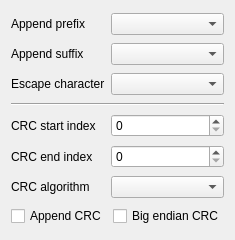
<?xml version="1.0" encoding="UTF-8"?>
<ui version="4.0">
 <class>SAKToolBoxUiInputMenu</class>
 <widget class="QWidget" name="SAKToolBoxUiInputMenu">
  <property name="geometry">
   <rect>
    <x>0</x>
    <y>0</y>
    <width>232</width>
    <height>240</height>
   </rect>
  </property>
  <property name="windowTitle">
   <string notr="true">Form</string>
  </property>
  <layout class="QGridLayout" name="gridLayout">
   <item row="3" column="0" colspan="2">
    <widget class="Line" name="line">
     <property name="orientation">
      <enum>Qt::Horizontal</enum>
     </property>
    </widget>
   </item>
   <item row="1" column="0">
    <widget class="QLabel" name="label_2">
     <property name="sizePolicy">
      <sizepolicy hsizetype="Fixed" vsizetype="Preferred">
       <horstretch>0</horstretch>
       <verstretch>0</verstretch>
      </sizepolicy>
     </property>
     <property name="text">
      <string>Append suffix</string>
     </property>
    </widget>
   </item>
   <item row="0" column="0">
    <widget class="QLabel" name="label">
     <property name="sizePolicy">
      <sizepolicy hsizetype="Fixed" vsizetype="Preferred">
       <horstretch>0</horstretch>
       <verstretch>0</verstretch>
      </sizepolicy>
     </property>
     <property name="text">
      <string>Append prefix</string>
     </property>
    </widget>
   </item>
   <item row="0" column="1">
    <widget class="SAKAffixesComboBox" name="comboBoxPrefix"/>
   </item>
   <item row="2" column="0">
    <widget class="QLabel" name="label_3">
     <property name="sizePolicy">
      <sizepolicy hsizetype="Fixed" vsizetype="Preferred">
       <horstretch>0</horstretch>
       <verstretch>0</verstretch>
      </sizepolicy>
     </property>
     <property name="text">
      <string>Escape character</string>
     </property>
    </widget>
   </item>
   <item row="7" column="0">
    <widget class="QLabel" name="label_6">
     <property name="sizePolicy">
      <sizepolicy hsizetype="Fixed" vsizetype="Preferred">
       <horstretch>0</horstretch>
       <verstretch>0</verstretch>
      </sizepolicy>
     </property>
     <property name="text">
      <string>CRC end index</string>
     </property>
    </widget>
   </item>
   <item row="7" column="1">
    <widget class="SAKSpinBox" name="spinBoxEndIndex"/>
   </item>
   <item row="1" column="1">
    <widget class="SAKAffixesComboBox" name="comboBoxSuffix"/>
   </item>
   <item row="6" column="1">
    <widget class="SAKSpinBox" name="spinBoxStartIndex"/>
   </item>
   <item row="2" column="1">
    <widget class="SAKEscapeCharacterComboBox" name="comboBoxEscape"/>
   </item>
   <item row="8" column="1">
    <widget class="SAKCrcAlgorithmComboBox" name="comboBoxAglorithm"/>
   </item>
   <item row="8" column="0">
    <widget class="QLabel" name="label_7">
     <property name="sizePolicy">
      <sizepolicy hsizetype="Fixed" vsizetype="Preferred">
       <horstretch>0</horstretch>
       <verstretch>0</verstretch>
      </sizepolicy>
     </property>
     <property name="text">
      <string>CRC algorithm</string>
     </property>
    </widget>
   </item>
   <item row="6" column="0">
    <widget class="QLabel" name="label_5">
     <property name="sizePolicy">
      <sizepolicy hsizetype="Fixed" vsizetype="Preferred">
       <horstretch>0</horstretch>
       <verstretch>0</verstretch>
      </sizepolicy>
     </property>
     <property name="text">
      <string>CRC start index</string>
     </property>
    </widget>
   </item>
   <item row="9" column="0" colspan="2">
    <layout class="QHBoxLayout" name="horizontalLayout">
     <item>
      <widget class="SAKCheckBox" name="checkBoxAppendCrc">
       <property name="text">
        <string>Append CRC</string>
       </property>
      </widget>
     </item>
     <item>
      <widget class="SAKCheckBox" name="checkBoxBigEndian">
       <property name="text">
        <string>Big endian CRC</string>
       </property>
      </widget>
     </item>
    </layout>
   </item>
  </layout>
 </widget>
 <customwidgets>
  <customwidget>
   <class>SAKCheckBox</class>
   <extends>QCheckBox</extends>
   <header location="global">sakcheckbox.h</header>
  </customwidget>
  <customwidget>
   <class>SAKSpinBox</class>
   <extends>QSpinBox</extends>
   <header location="global">sakspinbox.h</header>
  </customwidget>
  <customwidget>
   <class>SAKEscapeCharacterComboBox</class>
   <extends>QComboBox</extends>
   <header location="global">sakescapecharactercombobox.h</header>
  </customwidget>
  <customwidget>
   <class>SAKAffixesComboBox</class>
   <extends>QComboBox</extends>
   <header location="global">sakaffixescombobox.h</header>
  </customwidget>
  <customwidget>
   <class>SAKCrcAlgorithmComboBox</class>
   <extends>QComboBox</extends>
   <header location="global">sakcrcalgorithmcombobox.h</header>
  </customwidget>
 </customwidgets>
 <resources/>
 <connections/>
</ui>
